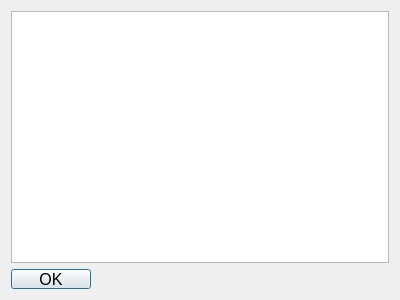
<?xml version="1.0" encoding="UTF-8"?>
<ui version="4.0">
 <class>Help</class>
 <widget class="QDialog" name="Help">
  <property name="geometry">
   <rect>
    <x>0</x>
    <y>0</y>
    <width>400</width>
    <height>300</height>
   </rect>
  </property>
  <property name="font">
   <font>
    <pointsize>12</pointsize>
   </font>
  </property>
  <property name="windowTitle">
   <string>Краткое руководство пользователя</string>
  </property>
  <layout class="QVBoxLayout" name="verticalLayout">
   <item>
    <widget class="QTextEdit" name="leHelpText">
     <property name="readOnly">
      <bool>true</bool>
     </property>
    </widget>
   </item>
   <item>
    <widget class="QPushButton" name="btHelpOK">
     <property name="minimumSize">
      <size>
       <width>80</width>
       <height>20</height>
      </size>
     </property>
     <property name="maximumSize">
      <size>
       <width>80</width>
       <height>20</height>
      </size>
     </property>
     <property name="text">
      <string>OK</string>
     </property>
    </widget>
   </item>
  </layout>
 </widget>
 <resources/>
 <connections/>
</ui>
